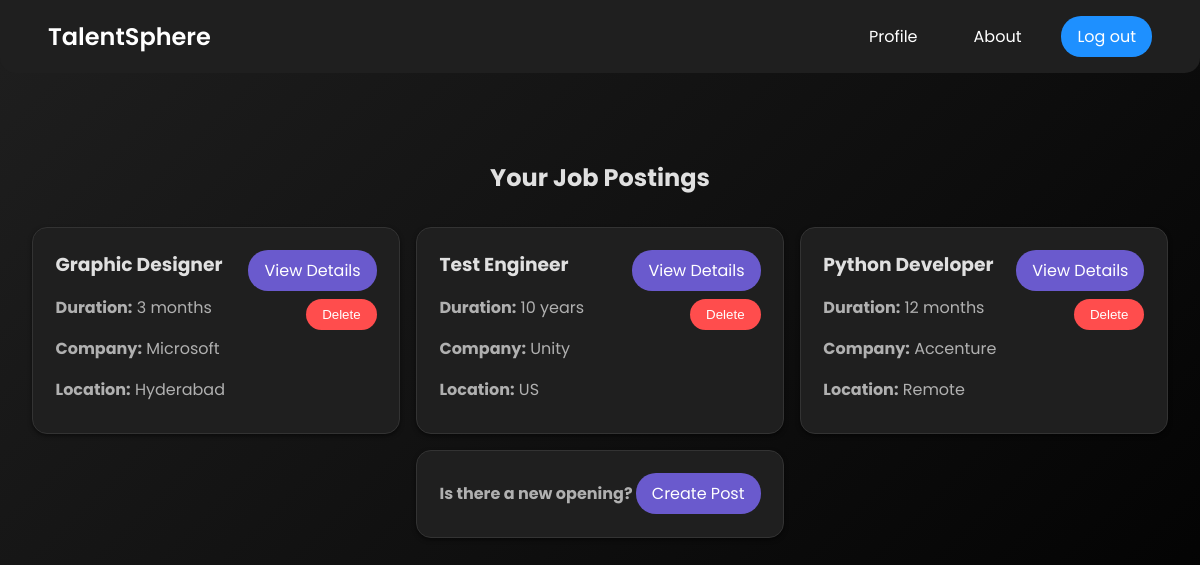
The page / (signed in) on the database its author committed.
### base/models.py (models this page shows, shortened)
class Job_details(models.Model):
    user = models.ForeignKey(User, on_delete=models.CASCADE, blank=True, null=True)
    title = models.CharField(max_length=200)
    description = models.TextField(null=True, blank=True)
    duration = models.CharField(max_length=100)
    salary = models.CharField(max_length=100)
    location = models.CharField(max_length=200)
    company = models.CharField(max_length=200)
    about_the_role = models.TextField()
    requirements = models.TextField()
    perks = models.TextField()
    about_the_company = models.TextField()
    job_type = models.CharField(max_length=50, choices=[
        ('fulltime', 'Full Time'),
        ('halftime', 'Half Time'),
    ], default='fulltime')
    created = models.DateTimeField(auto_now_add=True)
    applicants = models.TextField(null=True, blank=True)  # Field to store applicants' usernames
    class Meta:
        ordering = ['created']

### base/views.py (the view)
# urls.py: path('', OpeningList.as_view(), name='listings'),
class OpeningList(LoginRequiredMixin, ListView):
    model = Job_details
    context_object_name = "opening"
    template_name = 'your_template.html'  # Ensure this matches your template path
    def get_context_data(self, **kwargs):
        context = super().get_context_data(**kwargs)
        user_details = get_object_or_404(User_Details, user=self.request.user)
        context['user_details'] = user_details
        if user_details.user_type == 'employer':
            context['employer_jobs'] = Job_details.objects.filter(user=self.request.user)
        return context

### base/templates/base/job_details_list.html (shortened to what this page needs)
<!DOCTYPE html>
<html lang="en">
<head>
    {% load static %}
    <link rel="stylesheet" href="https://cdnjs.cloudflare.com/ajax/libs/font-awesome/6.0.0-beta3/css/all.min.css">
    <link rel="stylesheet" href="{% static 'css/job_details_list.css' %}">
</head>
<body>
    <header>
        <nav class="navbar">
            <div class="logo">
                <a href="{% url 'listings' %}" class="logo-link">TalentSphere</a>
            </div>
            <div class="nav-links">
                <a href="{% url 'user_details' %}" class="nav-item">Profile</a>
                <a href="{% url 'about' %}" class="nav-item">About</a>
                <a href="{% url 'logout' %}" class="nav-item contact-btn">Log out</a>
            </div>
        </nav>
    </header>
    <div class="heading">
      <h1>TalentSphere</h1>
    </div>
    <main>
        <h2>
          {% if user_details.user_type == 'employee' %}
            Available Jobs
          {% elif user_details.user_type == 'employer' %}
            Your Job Postings
          {% else %}
            Job Details
          {% endif %}
        </h2>
        <div class="job-list" id="job-list">
          {% if user_details.user_type == 'employee' %}
            {% for jb in opening %}
              <div class="job-card" data-job-id="{{ jb.pk }}">
                <div class="job-info">
                  <div class="job-content">
                    <h3>{{ jb.title }}</h3>
                    <p><strong>Duration:</strong> {{ jb.duration }}</p>
                    <p><strong>Company:</strong> {{ jb.company }}</p>
                    <p><strong>Location:</strong> {{ jb.location }}</p>
                  </div>
                  <div class="button-container">
                    <a href="{% url 'listings-details' jb.pk %}" class="btn">View Details</a>
                  </div>
                </div>
              </div>
            {% empty %}
              <p>No job listings available.</p>
            {% endfor %}
          {% elif user_details.user_type == 'employer' %}
            {% for job in employer_jobs %}
              <div class="job-card" data-job-id="{{ job.pk }}">
                <div class="job-info">
                  <div class="job-content">
                    <h3>{{ job.title }}</h3>
                    <p><strong>Duration:</strong> {{ job.duration }}</p>
                    <p><strong>Company:</strong> {{ job.company }}</p>
                    <p><strong>Location:</strong> {{ job.location }}</p>
                  </div>
                  <div class="button-container">
                    <a href="{% url 'listings-details' job.pk %}" class="btn">View Details</a>
                    <button class="delete-btn" onclick="deleteJob({{ job.pk }})">Delete</button>
                  </div>
                </div>
              </div>
            {% endfor %}
            <div class="job-card add-job-card">
              <div class="job-info">
                <b><p>Is there a new opening?</p></b>
                <a href="{% url 'create_job'%}" class="btn create_btn">Create Post</a>
              </div>
            </div>
          {% else %}
            <p>You are not authorized to view this content.</p>
          {% endif %}
        </div>
      </main>
</body>
</html>

### static/css/job_details_list.css (style rules this page uses)
* { margin: 0; padding: 0; box-sizing: border-box; }
body { font-family: 'Poppins', sans-serif; margin: 0; padding: 0; background: linear-gradient(135deg, #1f1f1f, #000000); color: #e0e0e0; min-height: 100vh; }
header { background-color: #1f1f1f; color: white; padding: 1rem; text-align: center; border-bottom-left-radius: 15px; border-bottom-right-radius: 15px; position: fixed; width: 100%; z-index: 1000; }
.navbar { display: flex; justify-content: space-between; align-items: center; padding: 0 2rem; }
.logo { font-size: 1.5rem; font-weight: 600; }
.nav-links { display: flex; gap: 1.5rem; }
.nav-item { color: white; text-decoration: none; font-size: 1rem; padding: 0.5rem 1rem; border-radius: 5px; transition: background-color 0.3s; }
.contact-btn { background-color: #1e90ff; color: white; padding: 0.5rem 1rem; border-radius: 20px; }
main { padding: 2rem; padding-top: calc(2rem + 80px); }
h2 { margin: 0; text-align: center; margin-bottom: 2rem; color: #e0e0e0; }
.job-list { display: flex; flex-wrap: wrap; gap: 1rem; justify-content: center; max-width: 1200px; margin: 0 auto; padding-bottom: 4rem; }
.job-card { background-color: #1f1f1f; padding: 1.4rem; border: 1px solid #333; border-radius: 15px; box-shadow: 0 2px 4px rgba(0, 0, 0, 0.5); transition: transform 0.3s, box-shadow 0.3s; display: flex; flex-direction: column; margin: 0; box-sizing: border-box; height: 100%; overflow: hidden; }
.job-card h3 { margin: 0 0 0.5rem; color: #e0e0e0; }
.job-card p { margin: 0.5rem 0; color: #b0b0b0; flex: 1; overflow: hidden; text-overflow: ellipsis; white-space: nowrap; }
.job-info { display: flex; justify-content: space-between; align-items: flex-start; flex: 1; }
.job-content { display: flex; flex-direction: column; flex: 1; overflow: hidden; }
.button-container { display: flex; flex-direction: column; align-items: flex-end; gap: 0.5rem; }
.btn, .delete-btn { padding: 0.5rem 1rem; border: none; border-radius: 20px; text-decoration: none; transition: background-color 0.3s; cursor: pointer; }
.btn { background-color: #6a5acd; color: white; }
.delete-btn { background-color: #ff4d4d; color: white; }
@media (min-width: 769px) { .job-card { width: calc(33.33% - 0.67rem); } }
@media (min-width: 769px) { .navbar { display: flex; } }
.logo-link { color: white; text-decoration: none; font-size: 1.5rem; font-weight: 600; }

### rows shown on the page
Job_details: title "Graphic Designer", duration "3 months", company "Microsoft", location "Hyderabad"
Job_details: title "Test Engineer", duration "10 years", company "Unity", location "US"
Job_details: title "Python Developer", duration "12 months", company "Accenture", location "Remote"
